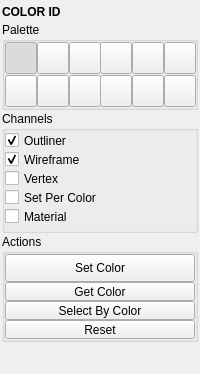
<?xml version="1.0" encoding="UTF-8"?>
<ui version="4.0">
 <class>QtUi</class>
 <widget class="QMainWindow" name="QtUi">
  <property name="enabled">
   <bool>true</bool>
  </property>
  <property name="geometry">
   <rect>
    <x>0</x>
    <y>0</y>
    <width>200</width>
    <height>326</height>
   </rect>
  </property>
  <property name="tabShape">
   <enum>QTabWidget::Triangular</enum>
  </property>
  <property name="dockNestingEnabled">
   <bool>true</bool>
  </property>
  <property name="dockOptions">
   <set>QMainWindow::AllowNestedDocks|QMainWindow::AllowTabbedDocks|QMainWindow::AnimatedDocks|QMainWindow::ForceTabbedDocks</set>
  </property>
  <property name="accessibleDescription">
   <string>Assign ID colors to objects via material, outliner, wireframe or vertex colors.</string>
  </property>
  <widget class="QWidget" name="central_widget">
   <property name="minimumSize">
    <size>
     <width>200</width>
     <height>0</height>
    </size>
   </property>
   <layout class="QVBoxLayout" name="verticalLayout">
    <property name="spacing">
     <number>2</number>
    </property>
    <property name="leftMargin">
     <number>2</number>
    </property>
    <property name="topMargin">
     <number>2</number>
    </property>
    <property name="rightMargin">
     <number>2</number>
    </property>
    <property name="bottomMargin">
     <number>2</number>
    </property>
    <item>
     <layout class="QVBoxLayout" name="verticalLayout_1">
      <property name="spacing">
       <number>1</number>
      </property>
      <item>
       <widget class="Header" name="header">
        <property name="minimumSize">
         <size>
          <width>0</width>
          <height>19</height>
         </size>
        </property>
        <property name="maximumSize">
         <size>
          <width>16777215</width>
          <height>19</height>
         </size>
        </property>
        <property name="font">
         <font>
          <weight>75</weight>
          <bold>true</bold>
         </font>
        </property>
        <property name="text">
         <string>COLOR ID</string>
        </property>
       </widget>
      </item>
      <item>
       <widget class="QGroupBox" name="grp_palette">
        <property name="sizePolicy">
         <sizepolicy hsizetype="Preferred" vsizetype="Fixed">
          <horstretch>0</horstretch>
          <verstretch>0</verstretch>
         </sizepolicy>
        </property>
        <property name="title">
         <string>Palette</string>
        </property>
        <layout class="QGridLayout" name="gridLayout">
         <property name="leftMargin">
          <number>0</number>
         </property>
         <property name="topMargin">
          <number>0</number>
         </property>
         <property name="rightMargin">
          <number>0</number>
         </property>
         <property name="bottomMargin">
          <number>0</number>
         </property>
         <property name="horizontalSpacing">
          <number>0</number>
         </property>
         <property name="verticalSpacing">
          <number>1</number>
         </property>
         <item row="0" column="0">
          <widget class="ColorSwatch" name="chk000">
           <property name="minimumSize">
            <size>
             <width>32</width>
             <height>32</height>
            </size>
           </property>
           <property name="maximumSize">
            <size>
             <width>32</width>
             <height>32</height>
            </size>
           </property>
           <property name="text">
            <string/>
           </property>
           <property name="checkable">
            <bool>true</bool>
           </property>
           <property name="checked">
            <bool>true</bool>
           </property>
          </widget>
         </item>
         <item row="0" column="4">
          <widget class="ColorSwatch" name="chk004">
           <property name="minimumSize">
            <size>
             <width>32</width>
             <height>32</height>
            </size>
           </property>
           <property name="maximumSize">
            <size>
             <width>32</width>
             <height>32</height>
            </size>
           </property>
           <property name="text">
            <string/>
           </property>
           <property name="checkable">
            <bool>true</bool>
           </property>
           <property name="checked">
            <bool>false</bool>
           </property>
          </widget>
         </item>
         <item row="0" column="1">
          <widget class="ColorSwatch" name="chk001">
           <property name="minimumSize">
            <size>
             <width>32</width>
             <height>32</height>
            </size>
           </property>
           <property name="maximumSize">
            <size>
             <width>32</width>
             <height>32</height>
            </size>
           </property>
           <property name="text">
            <string/>
           </property>
           <property name="checkable">
            <bool>true</bool>
           </property>
           <property name="checked">
            <bool>false</bool>
           </property>
          </widget>
         </item>
         <item row="0" column="3">
          <widget class="ColorSwatch" name="chk003">
           <property name="minimumSize">
            <size>
             <width>32</width>
             <height>32</height>
            </size>
           </property>
           <property name="maximumSize">
            <size>
             <width>32</width>
             <height>32</height>
            </size>
           </property>
           <property name="text">
            <string/>
           </property>
           <property name="checkable">
            <bool>true</bool>
           </property>
           <property name="checked">
            <bool>false</bool>
           </property>
          </widget>
         </item>
         <item row="0" column="5">
          <widget class="ColorSwatch" name="chk005">
           <property name="minimumSize">
            <size>
             <width>32</width>
             <height>32</height>
            </size>
           </property>
           <property name="maximumSize">
            <size>
             <width>32</width>
             <height>32</height>
            </size>
           </property>
           <property name="text">
            <string/>
           </property>
           <property name="checkable">
            <bool>true</bool>
           </property>
           <property name="checked">
            <bool>false</bool>
           </property>
          </widget>
         </item>
         <item row="0" column="2">
          <widget class="ColorSwatch" name="chk002">
           <property name="minimumSize">
            <size>
             <width>32</width>
             <height>32</height>
            </size>
           </property>
           <property name="maximumSize">
            <size>
             <width>32</width>
             <height>32</height>
            </size>
           </property>
           <property name="text">
            <string/>
           </property>
           <property name="checkable">
            <bool>true</bool>
           </property>
           <property name="checked">
            <bool>false</bool>
           </property>
          </widget>
         </item>
         <item row="1" column="4">
          <widget class="ColorSwatch" name="chk010">
           <property name="minimumSize">
            <size>
             <width>32</width>
             <height>32</height>
            </size>
           </property>
           <property name="maximumSize">
            <size>
             <width>32</width>
             <height>32</height>
            </size>
           </property>
           <property name="text">
            <string/>
           </property>
           <property name="checkable">
            <bool>true</bool>
           </property>
           <property name="checked">
            <bool>false</bool>
           </property>
          </widget>
         </item>
         <item row="1" column="1">
          <widget class="ColorSwatch" name="chk007">
           <property name="minimumSize">
            <size>
             <width>32</width>
             <height>32</height>
            </size>
           </property>
           <property name="maximumSize">
            <size>
             <width>32</width>
             <height>32</height>
            </size>
           </property>
           <property name="text">
            <string/>
           </property>
           <property name="checkable">
            <bool>true</bool>
           </property>
           <property name="checked">
            <bool>false</bool>
           </property>
          </widget>
         </item>
         <item row="1" column="3">
          <widget class="ColorSwatch" name="chk009">
           <property name="minimumSize">
            <size>
             <width>32</width>
             <height>32</height>
            </size>
           </property>
           <property name="maximumSize">
            <size>
             <width>32</width>
             <height>32</height>
            </size>
           </property>
           <property name="text">
            <string/>
           </property>
           <property name="checkable">
            <bool>true</bool>
           </property>
           <property name="checked">
            <bool>false</bool>
           </property>
          </widget>
         </item>
         <item row="1" column="2">
          <widget class="ColorSwatch" name="chk008">
           <property name="minimumSize">
            <size>
             <width>32</width>
             <height>32</height>
            </size>
           </property>
           <property name="maximumSize">
            <size>
             <width>32</width>
             <height>32</height>
            </size>
           </property>
           <property name="text">
            <string/>
           </property>
           <property name="checkable">
            <bool>true</bool>
           </property>
           <property name="checked">
            <bool>false</bool>
           </property>
          </widget>
         </item>
         <item row="1" column="0">
          <widget class="ColorSwatch" name="chk006">
           <property name="minimumSize">
            <size>
             <width>32</width>
             <height>32</height>
            </size>
           </property>
           <property name="maximumSize">
            <size>
             <width>32</width>
             <height>32</height>
            </size>
           </property>
           <property name="text">
            <string/>
           </property>
           <property name="checkable">
            <bool>true</bool>
           </property>
           <property name="checked">
            <bool>false</bool>
           </property>
          </widget>
         </item>
         <item row="1" column="5">
          <widget class="ColorSwatch" name="chk011">
           <property name="minimumSize">
            <size>
             <width>32</width>
             <height>32</height>
            </size>
           </property>
           <property name="maximumSize">
            <size>
             <width>32</width>
             <height>32</height>
            </size>
           </property>
           <property name="text">
            <string/>
           </property>
           <property name="checkable">
            <bool>true</bool>
           </property>
           <property name="checked">
            <bool>false</bool>
           </property>
          </widget>
         </item>
        </layout>
       </widget>
      </item>
      <item>
       <widget class="QGroupBox" name="groupBox_2">
        <property name="sizePolicy">
         <sizepolicy hsizetype="Preferred" vsizetype="Fixed">
          <horstretch>0</horstretch>
          <verstretch>0</verstretch>
         </sizepolicy>
        </property>
        <property name="title">
         <string>Channels</string>
        </property>
        <layout class="QVBoxLayout" name="verticalLayout_6">
         <property name="spacing">
          <number>0</number>
         </property>
         <property name="leftMargin">
          <number>0</number>
         </property>
         <property name="topMargin">
          <number>0</number>
         </property>
         <property name="rightMargin">
          <number>0</number>
         </property>
         <property name="bottomMargin">
          <number>4</number>
         </property>
         <item>
          <widget class="QCheckBox" name="chk013">
           <property name="minimumSize">
            <size>
             <width>0</width>
             <height>19</height>
            </size>
           </property>
           <property name="maximumSize">
            <size>
             <width>16777215</width>
             <height>19</height>
            </size>
           </property>
           <property name="toolTip">
            <string>Set the object's text color in the Outliner.</string>
           </property>
           <property name="layoutDirection">
            <enum>Qt::LeftToRight</enum>
           </property>
           <property name="text">
            <string>Outliner</string>
           </property>
           <property name="checkable">
            <bool>true</bool>
           </property>
           <property name="checked">
            <bool>true</bool>
           </property>
          </widget>
         </item>
         <item>
          <widget class="QCheckBox" name="chk012">
           <property name="minimumSize">
            <size>
             <width>0</width>
             <height>19</height>
            </size>
           </property>
           <property name="maximumSize">
            <size>
             <width>16777215</width>
             <height>19</height>
            </size>
           </property>
           <property name="toolTip">
            <string>Set the object's wireframe color (in Blender, its viewport color, drawn on the wires).</string>
           </property>
           <property name="layoutDirection">
            <enum>Qt::LeftToRight</enum>
           </property>
           <property name="text">
            <string>Wireframe</string>
           </property>
           <property name="checkable">
            <bool>true</bool>
           </property>
           <property name="checked">
            <bool>true</bool>
           </property>
          </widget>
         </item>
         <item>
          <widget class="QCheckBox" name="chk015">
           <property name="minimumSize">
            <size>
             <width>0</width>
             <height>19</height>
            </size>
           </property>
           <property name="maximumSize">
            <size>
             <width>16777215</width>
             <height>19</height>
            </size>
           </property>
           <property name="toolTip">
            <string>Set vertex color.</string>
           </property>
           <property name="layoutDirection">
            <enum>Qt::LeftToRight</enum>
           </property>
           <property name="text">
            <string>Vertex</string>
           </property>
           <property name="checkable">
            <bool>true</bool>
           </property>
           <property name="checked">
            <bool>false</bool>
           </property>
          </widget>
         </item>
         <item>
          <widget class="QCheckBox" name="chk016">
           <property name="minimumSize">
            <size>
             <width>0</width>
             <height>19</height>
            </size>
           </property>
           <property name="maximumSize">
            <size>
             <width>16777215</width>
             <height>19</height>
            </size>
           </property>
           <property name="toolTip">
            <string>Also group each color's objects into a container named ID_&amp;lt;HEX&amp;gt; — an objectSet in Maya, a color-tagged collection in Blender. A grouping aid, independent of the color channels above.</string>
           </property>
           <property name="layoutDirection">
            <enum>Qt::LeftToRight</enum>
           </property>
           <property name="text">
            <string>Set Per Color</string>
           </property>
           <property name="checkable">
            <bool>true</bool>
           </property>
           <property name="checked">
            <bool>false</bool>
           </property>
          </widget>
         </item>
         <item>
          <widget class="QCheckBox" name="chk014">
           <property name="minimumSize">
            <size>
             <width>0</width>
             <height>19</height>
            </size>
           </property>
           <property name="maximumSize">
            <size>
             <width>16777215</width>
             <height>19</height>
            </size>
           </property>
           <property name="toolTip">
            <string>Assign an ID material of this color.</string>
           </property>
           <property name="layoutDirection">
            <enum>Qt::LeftToRight</enum>
           </property>
           <property name="text">
            <string>Material</string>
           </property>
           <property name="checkable">
            <bool>true</bool>
           </property>
           <property name="checked">
            <bool>false</bool>
           </property>
          </widget>
         </item>
        </layout>
       </widget>
      </item>
      <item>
       <widget class="QGroupBox" name="groupBox">
        <property name="sizePolicy">
         <sizepolicy hsizetype="Preferred" vsizetype="Fixed">
          <horstretch>0</horstretch>
          <verstretch>0</verstretch>
         </sizepolicy>
        </property>
        <property name="title">
         <string>Actions</string>
        </property>
        <layout class="QVBoxLayout" name="verticalLayout_5">
         <property name="spacing">
          <number>0</number>
         </property>
         <property name="leftMargin">
          <number>0</number>
         </property>
         <property name="topMargin">
          <number>0</number>
         </property>
         <property name="rightMargin">
          <number>0</number>
         </property>
         <property name="bottomMargin">
          <number>0</number>
         </property>
         <item>
          <widget class="QPushButton" name="b001">
           <property name="minimumSize">
            <size>
             <width>0</width>
             <height>28</height>
            </size>
           </property>
           <property name="maximumSize">
            <size>
             <width>16777215</width>
             <height>28</height>
            </size>
           </property>
           <property name="toolTip">
            <string>Apply the current color to any selected objects.</string>
           </property>
           <property name="layoutDirection">
            <enum>Qt::RightToLeft</enum>
           </property>
           <property name="text">
            <string>Set Color</string>
           </property>
           <property name="checkable">
            <bool>false</bool>
           </property>
           <property name="autoDefault">
            <bool>false</bool>
           </property>
           <property name="default">
            <bool>false</bool>
           </property>
           <property name="flat">
            <bool>false</bool>
           </property>
           <property name="enabled" stdset="0">
            <bool>true</bool>
           </property>
          </widget>
         </item>
         <item>
          <widget class="QPushButton" name="b003">
           <property name="minimumSize">
            <size>
             <width>0</width>
             <height>19</height>
            </size>
           </property>
           <property name="maximumSize">
            <size>
             <width>16777215</width>
             <height>19</height>
            </size>
           </property>
           <property name="toolTip">
            <string>Read the selected object's color (from the enabled channels) into the active swatch.</string>
           </property>
           <property name="layoutDirection">
            <enum>Qt::RightToLeft</enum>
           </property>
           <property name="text">
            <string>Get Color</string>
           </property>
           <property name="checkable">
            <bool>false</bool>
           </property>
           <property name="autoDefault">
            <bool>false</bool>
           </property>
           <property name="default">
            <bool>false</bool>
           </property>
           <property name="flat">
            <bool>false</bool>
           </property>
           <property name="enabled" stdset="0">
            <bool>true</bool>
           </property>
          </widget>
         </item>
         <item>
          <widget class="QPushButton" name="b002">
           <property name="minimumSize">
            <size>
             <width>0</width>
             <height>19</height>
            </size>
           </property>
           <property name="maximumSize">
            <size>
             <width>16777215</width>
             <height>19</height>
            </size>
           </property>
           <property name="toolTip">
            <string>Select objects by the currently selected color.</string>
           </property>
           <property name="layoutDirection">
            <enum>Qt::RightToLeft</enum>
           </property>
           <property name="text">
            <string>Select By Color</string>
           </property>
           <property name="checkable">
            <bool>false</bool>
           </property>
           <property name="autoDefault">
            <bool>false</bool>
           </property>
           <property name="default">
            <bool>false</bool>
           </property>
           <property name="flat">
            <bool>false</bool>
           </property>
           <property name="enabled" stdset="0">
            <bool>true</bool>
           </property>
          </widget>
         </item>
         <item>
          <widget class="QPushButton" name="b000">
           <property name="minimumSize">
            <size>
             <width>0</width>
             <height>19</height>
            </size>
           </property>
           <property name="maximumSize">
            <size>
             <width>16777215</width>
             <height>19</height>
            </size>
           </property>
           <property name="toolTip">
            <string>Clear the enabled channels on the selected objects.

Ctrl+click to reset every object in the scene.</string>
           </property>
           <property name="layoutDirection">
            <enum>Qt::RightToLeft</enum>
           </property>
           <property name="text">
            <string>Reset</string>
           </property>
           <property name="checkable">
            <bool>false</bool>
           </property>
           <property name="autoDefault">
            <bool>false</bool>
           </property>
           <property name="default">
            <bool>false</bool>
           </property>
           <property name="flat">
            <bool>false</bool>
           </property>
           <property name="enabled" stdset="0">
            <bool>true</bool>
           </property>
          </widget>
         </item>
        </layout>
       </widget>
      </item>
      <item>
       <spacer name="verticalSpacer_1">
        <property name="orientation">
         <enum>Qt::Vertical</enum>
        </property>
        <property name="sizeType">
         <enum>QSizePolicy::Fixed</enum>
        </property>
        <property name="sizeHint" stdset="0">
         <size>
          <width>0</width>
          <height>10</height>
         </size>
        </property>
       </spacer>
      </item>
      <item>
       <widget class="Footer" name="footer" native="true">
        <property name="minimumSize">
         <size>
          <width>0</width>
          <height>19</height>
         </size>
        </property>
        <property name="maximumSize">
         <size>
          <width>16777215</width>
          <height>19</height>
         </size>
        </property>
       </widget>
      </item>
     </layout>
    </item>
   </layout>
  </widget>
 </widget>
 <customwidgets>
  <customwidget>
   <class>Footer</class>
   <extends>QWidget</extends>
   <header>uitk.widgets.footer</header>
  </customwidget>
  <customwidget>
   <class>Header</class>
   <extends>QLabel</extends>
   <header>uitk.widgets.header.Header.h</header>
  </customwidget>
  <customwidget>
   <class>ColorSwatch</class>
   <extends>QPushButton</extends>
   <header>uitk.widgets.colorSwatch.ColorSwatch.h</header>
  </customwidget>
 </customwidgets>
 <resources/>
 <connections/>
 <designerdata>
  <property name="gridDeltaX">
   <number>5</number>
  </property>
  <property name="gridDeltaY">
   <number>5</number>
  </property>
  <property name="gridSnapX">
   <bool>true</bool>
  </property>
  <property name="gridSnapY">
   <bool>true</bool>
  </property>
  <property name="gridVisible">
   <bool>true</bool>
  </property>
 </designerdata>
</ui>
